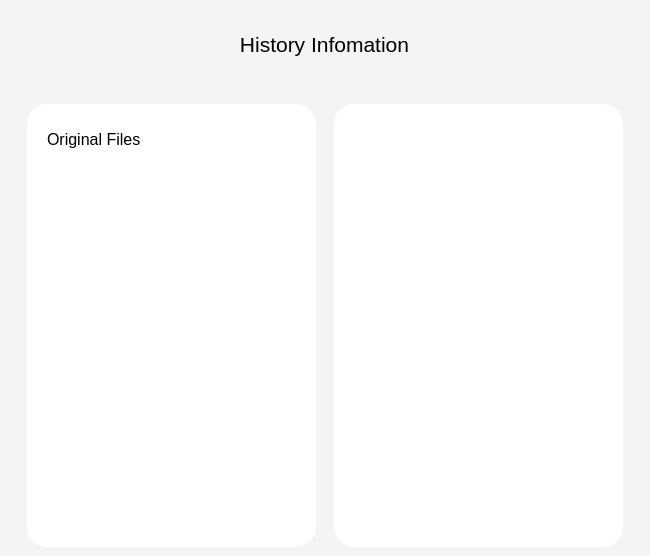
<?xml version="1.0" encoding="UTF-8"?>
<ui version="4.0">
 <class>Dialog</class>
 <widget class="QDialog" name="Dialog">
  <property name="geometry">
   <rect>
    <x>0</x>
    <y>0</y>
    <width>650</width>
    <height>556</height>
   </rect>
  </property>
  <property name="windowTitle">
   <string>Dialog</string>
  </property>
  <property name="styleSheet">
   <string notr="true"/>
  </property>
  <layout class="QHBoxLayout" name="horizontalLayout_2">
   <property name="spacing">
    <number>0</number>
   </property>
   <property name="leftMargin">
    <number>0</number>
   </property>
   <property name="topMargin">
    <number>0</number>
   </property>
   <property name="rightMargin">
    <number>0</number>
   </property>
   <property name="bottomMargin">
    <number>0</number>
   </property>
   <item>
    <widget class="QWidget" name="Dmain_Widget" native="true">
     <property name="sizePolicy">
      <sizepolicy hsizetype="Preferred" vsizetype="Preferred">
       <horstretch>0</horstretch>
       <verstretch>0</verstretch>
      </sizepolicy>
     </property>
     <property name="styleSheet">
      <string notr="true">QWidget{background-color:rgb(243, 244, 246);}</string>
     </property>
     <layout class="QVBoxLayout" name="verticalLayout" stretch="1,5">
      <item>
       <widget class="QWidget" name="Dhead_Widget" native="true">
        <widget class="QLabel" name="DtextLabel_HistoryInfo">
         <property name="geometry">
          <rect>
           <x>0</x>
           <y>10</y>
           <width>631</width>
           <height>51</height>
          </rect>
         </property>
         <property name="text">
          <string>&lt;html&gt;&lt;head/&gt;&lt;body&gt;&lt;p align=&quot;center&quot;&gt;&lt;span style=&quot; font-size:16pt; color:#000000;&quot;&gt;History Infomation&lt;/span&gt;&lt;/p&gt;&lt;/body&gt;&lt;/html&gt;</string>
         </property>
         <property name="alignment">
          <set>Qt::AlignmentFlag::AlignCenter</set>
         </property>
        </widget>
       </widget>
      </item>
      <item>
       <widget class="QWidget" name="Dcenter_Widget" native="true">
        <layout class="QHBoxLayout" name="horizontalLayout_3">
         <property name="spacing">
          <number>18</number>
         </property>
         <property name="leftMargin">
          <number>18</number>
         </property>
         <property name="topMargin">
          <number>0</number>
         </property>
         <property name="rightMargin">
          <number>18</number>
         </property>
         <property name="bottomMargin">
          <number>0</number>
         </property>
         <item>
          <widget class="QWidget" name="DoriginalFiles_Widget" native="true">
           <property name="styleSheet">
            <string notr="true">QWidget{background-color:white;
border-radius:20px;}</string>
           </property>
           <widget class="QLabel" name="DtextLabel_OriginalFIles">
            <property name="geometry">
             <rect>
              <x>20</x>
              <y>20</y>
              <width>141</width>
              <height>31</height>
             </rect>
            </property>
            <property name="font">
             <font>
              <pointsize>12</pointsize>
             </font>
            </property>
            <property name="styleSheet">
             <string notr="true">QLabel{
color:rgb(0, 0, 0);
}</string>
            </property>
            <property name="text">
             <string>Original Files</string>
            </property>
           </widget>
           <widget class="QListWidget" name="DoriginalFiles_listWidget">
            <property name="geometry">
             <rect>
              <x>20</x>
              <y>60</y>
              <width>251</width>
              <height>361</height>
             </rect>
            </property>
            <property name="styleSheet">
             <string notr="true"/>
            </property>
            <property name="horizontalScrollBarPolicy">
             <enum>Qt::ScrollBarPolicy::ScrollBarAlwaysOff</enum>
            </property>
           </widget>
          </widget>
         </item>
         <item>
          <widget class="QWidget" name="DdetailChanges_Widget" native="true">
           <property name="styleSheet">
            <string notr="true">QWidget{background-color:white;
border-radius:20px;}</string>
           </property>
          </widget>
         </item>
        </layout>
       </widget>
      </item>
     </layout>
    </widget>
   </item>
  </layout>
 </widget>
 <resources>
  <include location="SortApplication.qrc"/>
 </resources>
 <connections/>
</ui>
